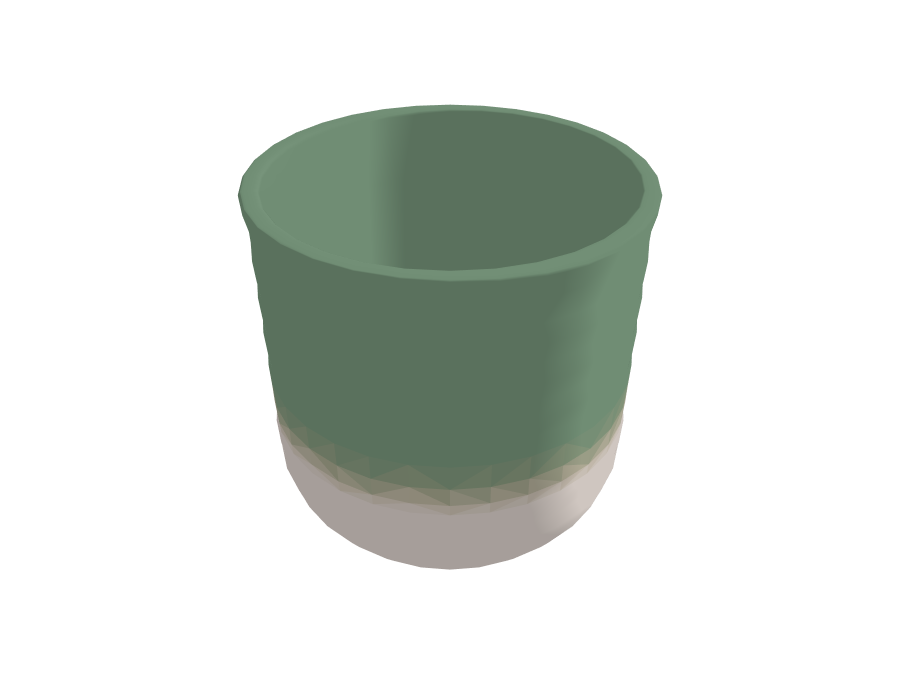

Notebook code for this chart:
### Code cell
mesh = trimesh.load("../data/cup_triangle.ply")

vertices = mesh.vertices
faces = mesh.faces
face_colors = mesh.visual.face_colors

x = vertices[:, 0]
y = vertices[:, 1]
z = vertices[:, 2]
i = faces[:, 0]
j = faces[:, 1]
k = faces[:, 2]

fig = go.Figure(go.Mesh3d(x=x,
                          y=y,
                          z=z,
                          facecolor=face_colors,
                          i=i,
                          j=j,
                          k=k))

#fig = go.Figure(ff.create_trisurf(x=x, y=y, z=z,
#                                  simplices=triangles,
#                                  plot_edges=False,
#                                  colormap="rgb(200, 200, 200)",
#                                  show_colorbar=False).data)

fig.update_layout(scene=dict(
                    xaxis=dict(visible=False),
                    yaxis=dict(visible=False),
                    zaxis=dict(visible=False),
                    aspectmode='data'),
                  height=700,
                  margin=dict(r=0, l=0, b=0, t=0, pad=0),
                  scene_dragmode="orbit",
                  showlegend=False)

### Figure 1 — Plotly figure (JSON) as saved in the notebook; plotly's stock layout.template omitted (floating-point values rounded to 4 significant figures; data arrays with more than 128 entries replaced by an {"elided": "..."} marker saying what was removed)
{"data": [{"facecolor": {"elided": "3196x4 int values"}, "i": {"elided": "3196 int values"}, "j": {"elided": "3196 int values"}, "k": {"elided": "3196 int values"}, "type": "mesh3d", "x": {"elided": "1568 float values"}, "y": {"elided": "1568 float values"}, "z": {"elided": "1568 float values"}}], "layout": {"height": 700, "margin": {"b": 0, "l": 0, "pad": 0, "r": 0, "t": 0}, "scene": {"aspectmode": "data", "dragmode": "orbit", "xaxis": {"visible": false}, "yaxis": {"visible": false}, "zaxis": {"visible": false}}, "showlegend": false}}
